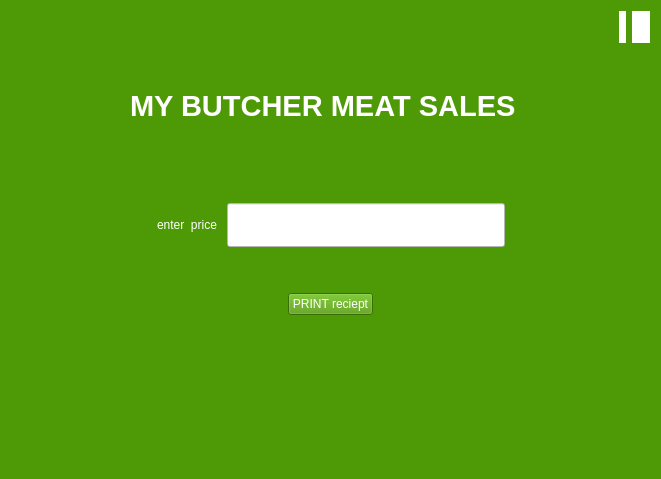
<?xml version="1.0" encoding="UTF-8"?>
<ui version="4.0">
 <class>MainWindow</class>
 <widget class="QMainWindow" name="MainWindow">
  <property name="geometry">
   <rect>
    <x>0</x>
    <y>0</y>
    <width>661</width>
    <height>479</height>
   </rect>
  </property>
  <property name="windowTitle">
   <string>MainWindow</string>
  </property>
  <property name="styleSheet">
   <string notr="true">background-color: rgb(78, 154, 6);
color: rgb(255, 255, 255);
alternate-background-color: rgb(164, 0, 0);</string>
  </property>
  <widget class="QWidget" name="centralWidget">
   <layout class="QVBoxLayout" name="verticalLayout">
    <item>
     <layout class="QHBoxLayout" name="horizontalLayout_5">
      <item>
       <spacer name="horizontalSpacer_7">
        <property name="orientation">
         <enum>Qt::Horizontal</enum>
        </property>
        <property name="sizeType">
         <enum>QSizePolicy::MinimumExpanding</enum>
        </property>
        <property name="sizeHint" stdset="0">
         <size>
          <width>40</width>
          <height>20</height>
         </size>
        </property>
       </spacer>
      </item>
      <item>
       <widget class="QLabel" name="label_4">
        <property name="maximumSize">
         <size>
          <width>200</width>
          <height>100</height>
         </size>
        </property>
        <property name="styleSheet">
         <string notr="true">background-color: rgb(255, 255, 255);
font: 75 20pt &quot;Latin Modern Math&quot;;
color: rgb(32, 74, 135);
</string>
        </property>
        <property name="text">
         <string/>
        </property>
       </widget>
      </item>
      <item>
       <widget class="QLabel" name="label_3">
        <property name="maximumSize">
         <size>
          <width>200</width>
          <height>100</height>
         </size>
        </property>
        <property name="font">
         <font>
          <family>Latin Modern Math</family>
          <pointsize>20</pointsize>
          <weight>9</weight>
          <italic>false</italic>
          <bold>false</bold>
         </font>
        </property>
        <property name="styleSheet">
         <string notr="true">background-color: rgb(255, 255, 255);
font: 75 20pt &quot;Latin Modern Math&quot;;
color: rgb(32, 74, 135);
</string>
        </property>
        <property name="text">
         <string/>
        </property>
       </widget>
      </item>
     </layout>
    </item>
    <item>
     <spacer name="verticalSpacer">
      <property name="orientation">
       <enum>Qt::Vertical</enum>
      </property>
      <property name="sizeType">
       <enum>QSizePolicy::Preferred</enum>
      </property>
      <property name="sizeHint" stdset="0">
       <size>
        <width>20</width>
        <height>40</height>
       </size>
      </property>
     </spacer>
    </item>
    <item>
     <layout class="QHBoxLayout" name="horizontalLayout_2">
      <item>
       <spacer name="horizontalSpacer">
        <property name="orientation">
         <enum>Qt::Horizontal</enum>
        </property>
        <property name="sizeHint" stdset="0">
         <size>
          <width>40</width>
          <height>20</height>
         </size>
        </property>
       </spacer>
      </item>
      <item>
       <widget class="QLabel" name="label">
        <property name="font">
         <font>
          <pointsize>22</pointsize>
          <weight>75</weight>
          <bold>true</bold>
         </font>
        </property>
        <property name="text">
         <string>MY BUTCHER MEAT SALES  </string>
        </property>
       </widget>
      </item>
      <item>
       <spacer name="horizontalSpacer_2">
        <property name="orientation">
         <enum>Qt::Horizontal</enum>
        </property>
        <property name="sizeHint" stdset="0">
         <size>
          <width>40</width>
          <height>20</height>
         </size>
        </property>
       </spacer>
      </item>
     </layout>
    </item>
    <item>
     <spacer name="verticalSpacer_2">
      <property name="orientation">
       <enum>Qt::Vertical</enum>
      </property>
      <property name="sizeType">
       <enum>QSizePolicy::Preferred</enum>
      </property>
      <property name="sizeHint" stdset="0">
       <size>
        <width>20</width>
        <height>74</height>
       </size>
      </property>
     </spacer>
    </item>
    <item>
     <layout class="QHBoxLayout" name="horizontalLayout_3">
      <item>
       <spacer name="horizontalSpacer_3">
        <property name="orientation">
         <enum>Qt::Horizontal</enum>
        </property>
        <property name="sizeHint" stdset="0">
         <size>
          <width>40</width>
          <height>20</height>
         </size>
        </property>
       </spacer>
      </item>
      <item>
       <layout class="QHBoxLayout" name="horizontalLayout">
        <item>
         <widget class="QLabel" name="label_2">
          <property name="text">
           <string>enter  price </string>
          </property>
         </widget>
        </item>
       </layout>
      </item>
      <item>
       <widget class="QLineEdit" name="lineEdit">
        <property name="font">
         <font>
          <pointsize>24</pointsize>
         </font>
        </property>
        <property name="styleSheet">
         <string notr="true">background-color: rgb(255, 255, 255);
color: rgb(0, 0, 0);</string>
        </property>
       </widget>
      </item>
      <item>
       <spacer name="horizontalSpacer_4">
        <property name="orientation">
         <enum>Qt::Horizontal</enum>
        </property>
        <property name="sizeHint" stdset="0">
         <size>
          <width>40</width>
          <height>20</height>
         </size>
        </property>
       </spacer>
      </item>
     </layout>
    </item>
    <item>
     <spacer name="verticalSpacer_5">
      <property name="orientation">
       <enum>Qt::Vertical</enum>
      </property>
      <property name="sizeType">
       <enum>QSizePolicy::Preferred</enum>
      </property>
      <property name="sizeHint" stdset="0">
       <size>
        <width>20</width>
        <height>40</height>
       </size>
      </property>
     </spacer>
    </item>
    <item>
     <layout class="QHBoxLayout" name="horizontalLayout_4">
      <item>
       <spacer name="horizontalSpacer_5">
        <property name="orientation">
         <enum>Qt::Horizontal</enum>
        </property>
        <property name="sizeHint" stdset="0">
         <size>
          <width>40</width>
          <height>20</height>
         </size>
        </property>
       </spacer>
      </item>
      <item>
       <widget class="QPushButton" name="pushButton">
        <property name="text">
         <string>PRINT reciept</string>
        </property>
       </widget>
      </item>
      <item>
       <spacer name="horizontalSpacer_6">
        <property name="orientation">
         <enum>Qt::Horizontal</enum>
        </property>
        <property name="sizeHint" stdset="0">
         <size>
          <width>40</width>
          <height>20</height>
         </size>
        </property>
       </spacer>
      </item>
     </layout>
    </item>
    <item>
     <spacer name="verticalSpacer_4">
      <property name="orientation">
       <enum>Qt::Vertical</enum>
      </property>
      <property name="sizeType">
       <enum>QSizePolicy::Expanding</enum>
      </property>
      <property name="sizeHint" stdset="0">
       <size>
        <width>20</width>
        <height>74</height>
       </size>
      </property>
     </spacer>
    </item>
   </layout>
  </widget>
  <action name="actionprint">
   <property name="text">
    <string>print</string>
   </property>
  </action>
 </widget>
 <layoutdefault spacing="6" margin="11"/>
 <resources/>
 <connections/>
</ui>
